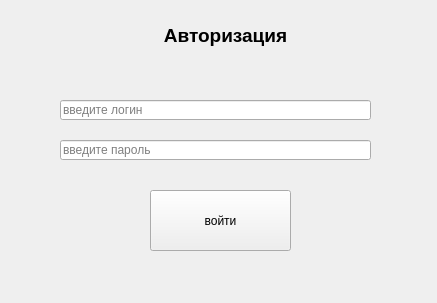
<?xml version="1.0" encoding="UTF-8"?>
<ui version="4.0">
 <class>Form</class>
 <widget class="QWidget" name="Form">
  <property name="geometry">
   <rect>
    <x>0</x>
    <y>0</y>
    <width>437</width>
    <height>303</height>
   </rect>
  </property>
  <property name="windowTitle">
   <string>Form</string>
  </property>
  <property name="styleSheet">
   <string notr="true">alternate-background-color: rgb(255, 255, 255);</string>
  </property>
  <widget class="QLabel" name="label">
   <property name="geometry">
    <rect>
     <x>150</x>
     <y>20</y>
     <width>151</width>
     <height>31</height>
    </rect>
   </property>
   <property name="text">
    <string>&lt;html&gt;&lt;head/&gt;&lt;body&gt;&lt;p align=&quot;center&quot;&gt;&lt;span style=&quot; font-size:14pt; font-weight:600;&quot;&gt;Авторизация&lt;/span&gt;&lt;/p&gt;&lt;/body&gt;&lt;/html&gt;</string>
   </property>
  </widget>
  <widget class="QLineEdit" name="lineEdit_login">
   <property name="geometry">
    <rect>
     <x>60</x>
     <y>100</y>
     <width>311</width>
     <height>20</height>
    </rect>
   </property>
   <property name="text">
    <string/>
   </property>
   <property name="placeholderText">
    <string>введите логин</string>
   </property>
  </widget>
  <widget class="QLineEdit" name="lineEdit_password">
   <property name="geometry">
    <rect>
     <x>60</x>
     <y>140</y>
     <width>311</width>
     <height>20</height>
    </rect>
   </property>
   <property name="placeholderText">
    <string>введите пароль</string>
   </property>
  </widget>
  <widget class="QPushButton" name="pushButton_autorization">
   <property name="geometry">
    <rect>
     <x>150</x>
     <y>190</y>
     <width>141</width>
     <height>61</height>
    </rect>
   </property>
   <property name="text">
    <string>войти</string>
   </property>
  </widget>
 </widget>
 <resources/>
 <connections/>
</ui>
